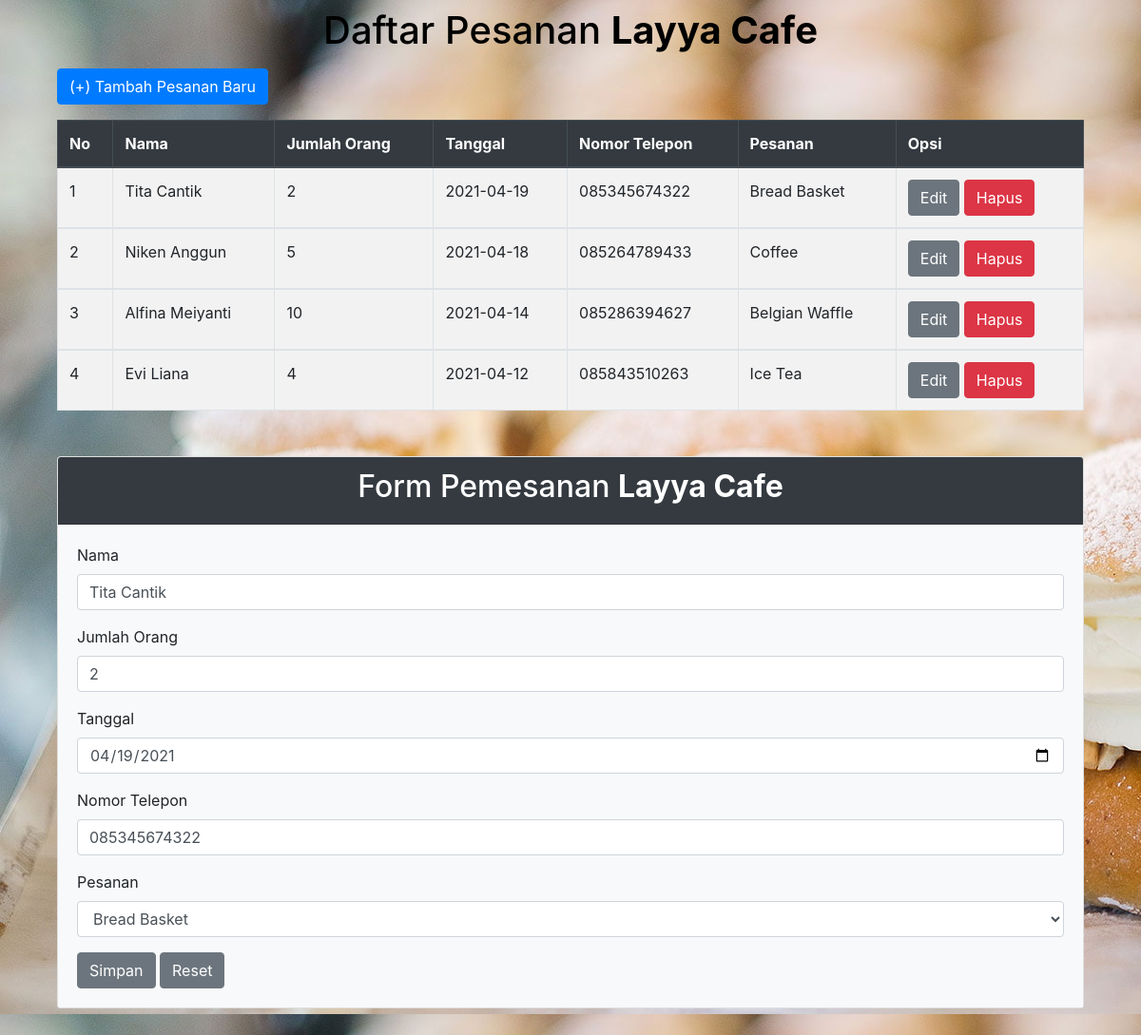
The app's page /crud.php?hal=edit&id=31 with its own data.
### tables this page shows
CREATE TABLE `pesan` (
  `id_order` int(20) NOT NULL,
  `nama` varchar(100) NOT NULL,
  `jumlah_orang` int(20) NOT NULL,
  `tanggal` date NOT NULL,
  `telepon` varchar(50) NOT NULL,
  `pesanan` varchar(100) NOT NULL
);

### crud.php (the view, shortened to what this page needs)
<?php
	$server = "localhost";
	$user = "root";
	$pass = "";
	$database = "cafe";
	$koneksi = mysqli_connect($server, $user, $pass, $database)or die(mysqli_error($koneksi));
	if (isset($_GET['hal']))
	{
		if ($_GET['hal'] == "edit")
		{
			$tampil = mysqli_query($koneksi, "SELECT * FROM pesan WHERE id_order = '$_GET[id]'");
			$data = mysqli_fetch_array($tampil);
			if ($data)
			{
				$vnama = $data['nama'];
				$vjumlah_orang = $data['jumlah_orang'];
				$vtanggal = $data['tanggal'];
				$vtelepon = $data['telepon'];
				$vpesanan = $data['pesanan'];
			}
		}
	}
?>
<!DOCTYPE html>
<html>
<head>
	<link rel="stylesheet" type="text/css" href="css/bootstrap.min.css">
</head>
<body background="img/cafe5.jpg">
<div class="container">
	<div class="container text-center pt-2">
	    <a href="admin.html" style="color: black;"><h1>Daftar Pesanan <b>Layya Cafe</b></h1></a>
	</div>
	  <div class="col-sm-8 mt-3">
	  	<a href="tambah.php" class="btn btn-primary mb-3">
	  	<span class="material-icons-outlined">(+) Tambah Pesanan Baru</span></a>
	  </div>
	  <div class="container">
		<table class="table table-bordered table-striped">
			<thead class="thead-dark">
				<tr>
					<th>No</th>
					<th>Nama</th>
					<th>Jumlah Orang</th>
					<th>Tanggal</th>
					<th>Nomor Telepon</th>
					<th>Pesanan</th>
					<th>Opsi</th>
				</tr>
			</thead>
			<?php
				$no = 1;
				$tampil = mysqli_query($koneksi, "SELECT * from pesan order by id_order desc");
				while ($data = mysqli_fetch_array($tampil)) :
			?>
			<tbody style="background-color: white;">
				<tr>
					<th class="font-weight-normal"><?=$no++;?></th>
					<th class="font-weight-normal"><?=$data['nama']?></th>
					<th class="font-weight-normal"><?=$data['jumlah_orang']?></th>
					<th class="font-weight-normal"><?=$data['tanggal']?></th>
					<th class="font-weight-normal"><?=$data['telepon']?></th>
					<th class="font-weight-normal"><?=$data['pesanan']?></th>
					<td>
						<a href="crud.php?hal=edit&id=<?=$data['id_order']?>" class="btn btn-secondary"> Edit </a>
						<a href="crud.php?hal=hapus&id=<?=$data['id_order']?>"
							onclick="return confirm('Apakah yakin ingin menghapus pesanan ini?')" class="btn btn-danger"> Hapus </a>
					</td>
				</tr>
			</tbody>
		<?php endwhile;  ?>
		</table>
	<div class="card mt-5 mb-5">
	  <div class="card-header bg-dark text-white text text-center">
	    <h2>Form Pemesanan <b>Layya Cafe</b></h2>
	  </div>
	  <div class="card-body bg-light">
	   <form method="post" action="">
	   		<div class="form-group">
	   		<label>Nama</label>
	   		<input type="text" name="tnama" value="<?=@$vnama?>" class="form-control" required="">
	   	</div>
	   	<div class="form-group">
	   		<label>Jumlah Orang</label>
	   		<input type="number" name="tjumlah_orang" value="<?=@$vjumlah_orang?>" class="form-control" required="">
	   	</div>
	   	<div class="form-group">
	   		<label>Tanggal</label>
	   		<input type="date" name="ttanggal" value="<?=@$vtanggal?>" class="form-control" required="">
	   	</div>
	   	<div class="form-group">
	   		<label>Nomor Telepon</label>
	   		<input type="text" name="ttelepon" value="<?=@$vtelepon?>" class="form-control" required="">
	   	</div>
	   	<div class="form-group">
	   		<label>Pesanan</label>
	   		<select class="form-control" name="tpesanan">
	   			<option value="<?=@$vpesanan?>"><?=@$vpesanan?></option>
	   		</select>
	   	</div>
	   	<button type="submit" class="btn btn-secondary" name="bsimpan">Simpan</button>
	   	<button type="submit" class="btn btn-secondary" value="breset">Reset</button>
	   </form>
	  </div>
	</div>
</div>
</body>
</html>

### records on screen
pesan: nama "Tita Cantik", jumlah_orang "2", tanggal "2021-04-19", telepon "085345674322", pesanan "Bread Basket", tnama "Tita Cantik", tjumlah_orang "2", ttanggal "04/19/2021", ttelepon "085345674322", tpesanan "Bread Basket"
pesan: nama "Niken Anggun", jumlah_orang "5", tanggal "2021-04-18", telepon "085264789433", pesanan "Coffee"
pesan: nama "Alfina Meiyanti", jumlah_orang "10", tanggal "2021-04-14", telepon "085286394627", pesanan "Belgian Waffle"
pesan: nama "Evi Liana", jumlah_orang "4", tanggal "2021-04-12", telepon "085843510263", pesanan "Ice Tea"
